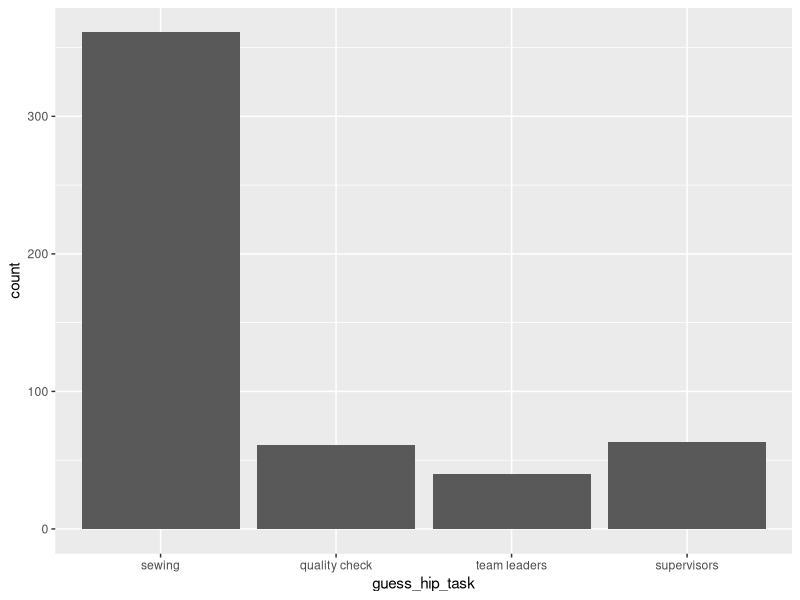

This figure's R source: (Note: this script raises an error after producing the figure.)

# Setup -------------------------------------------------------------------

library(tidyverse)
library(readxl)

# setwd('')   # unnecessary to set working directory if you opened `HIP.Rproj`

# hip <- read_excel('data/weekdayend_all.xlsx')   # 295 obs. of 381 variables

hip <- read_excel('data/weekdayend_all2.xlsx')   # 525 obs. of 382 variables


# IA (morning) ------------------------------------------------------------

IA <- c('guess_hip_task',
        'guess_hip_task_other',
        'hip_knowppl',
        'hip_knowppl_like',
        'guess_hip_turnover',
        'guess_hip_turnover_sure')

## Initial cleaning -------------------------------------------------------

hip_IA <- hip %>%
  select(all_of(IA)) %>%
  mutate(across(IA[c(1, 4, 6)], as.factor)) %>%
  mutate(guess_hip_task = recode(guess_hip_task,
                                 `0` = 'sewing',
                                 `1` = 'quality check',
                                 `2` = 'team leaders',
                                 `3` = 'supervisors'#, `100` = 'others'
                                 )) %>%
  mutate(hip_knowppl_like = recode(hip_knowppl_like,
                                   `0` = 'almost all of them',
                                   `1` = 'some of them',
                                   `2` = 'very few of them',
                                   `3` = 'almost none of them')) %>%
  mutate(guess_hip_turnover_sure = recode(guess_hip_turnover_sure,
                                          `0` = 'very sure',
                                          `1` = 'slightly sure',
                                          `2` = 'slightly not sure',
                                          `3` = 'not sure at all')) %>%
  mutate(guess_hip_task_other = as.character(guess_hip_task_other)) %>%
  mutate(across(IA[c(3, 5)], as.integer))

## Figures ----------------------------------------------------------------

ggplot(data = hip_IA) +
  geom_bar(aes(x = guess_hip_task)) +
  ggsave('figures/jobs_in_hip/IA1.png')

ggplot(data = hip_IA) +
  geom_histogram(aes(x = hip_knowppl), binwidth = 5) +
  ggsave('figures/jobs_in_hip/IA2.png')

ggplot(data = hip_IA) +
  geom_bar(aes(x = hip_knowppl_like)) +
  ggsave('figures/jobs_in_hip/IA3.png')

ggplot(data = hip_IA) +
  geom_histogram(aes(x = guess_hip_turnover), binwidth = 5) +
  ggsave('figures/jobs_in_hip/IA5.png')

ggplot(data = hip_IA) +
  geom_bar(aes(x = guess_hip_turnover_sure)) +
  ggsave('figures/jobs_in_hip/IA5s.png')


# IB (morning) ------------------------------------------------------------

IB <- c('guess_hip_hour',
        'guess_hip_hour_sure',
        'guess_hip_day',
        'guess_hip_day_sure',
        'guess_hip_extra',
        'guess_hip_extra_sure',
        'guess_hip_night',
        'guess_hip_night_sure',
        'guess_hip_transp',
        'guess_hip_transp_sure',
        'guess_hip_lunch',
        'guess_hip_lunch_sure',
        'guess_hip_attend',
        'guess_hip_attend_sure')

## Initial cleaning -------------------------------------------------------

hip_IB <- hip %>%
  select(all_of(IB)) %>%
  mutate(across(IB[seq(1, 13, 2)], as.integer)) %>%
  mutate(across(IB[seq(2, 14, 2)], as.factor)) %>%
  mutate(across(IB[seq(2, 14, 2)], ~recode(.,
                                           `0` = 'very sure',
                                           `1` = 'slightly sure',
                                           `2` = 'slightly not sure',
                                           `3` = 'not sure at all')))


### Trim errors -------------------------------------------------------------

hip_IB <- hip_IB %>%
  mutate(guess_hip_day = replace(guess_hip_day,
                                 which(guess_hip_day > 7L),
                                 NA)) %>%
  mutate(guess_hip_lunch = replace(guess_hip_lunch,
                                   which(guess_hip_lunch > 22L),
                                   NA))

## Figures ----------------------------------------------------------------

ggplot(data = hip_IB) +
  geom_histogram(aes(x = guess_hip_hour), binwidth = 1) +
  ggsave('figures/jobs_in_HIP/IB1.png')

ggplot(data = hip_IB) +
  geom_bar(aes(x = guess_hip_hour_sure)) +
  ggsave('figures/jobs_in_HIP/IB1s.png')

ggplot(data = hip_IB) +
  geom_histogram(aes(x = guess_hip_day), binwidth = 1) +
  ggsave('figures/jobs_in_HIP/IB2.png')

ggplot(data = hip_IB) +
  geom_bar(aes(x = guess_hip_day_sure)) +
  ggsave('figures/jobs_in_HIP/IB2s.png')

ggplot(data = hip_IB) +
  geom_histogram(aes(x = guess_hip_extra), binwidth = 1) +
  ggsave('figures/jobs_in_HIP/IB3.png')

ggplot(data = hip_IB) +
  geom_bar(aes(x = guess_hip_extra_sure)) +
  ggsave('figures/jobs_in_HIP/IB3s.png')

ggplot(data = hip_IB) +
  geom_histogram(aes(x = guess_hip_night), binwidth = 1) +
  ggsave('figures/jobs_in_HIP/IB4.png')

ggplot(data = hip_IB) +
  geom_bar(aes(x = guess_hip_night_sure)) +
  ggsave('figures/jobs_in_HIP/IB4s.png')

ggplot(data = hip_IB) +
  geom_histogram(aes(x = guess_hip_transp), binwidth = 1) +
  ggsave('figures/jobs_in_HIP/IB5.png')

ggplot(data = hip_IB) +
  geom_bar(aes(x = guess_hip_transp_sure)) +
  ggsave('figures/jobs_in_HIP/IB5s.png')

ggplot(data = hip_IB) +
  geom_histogram(aes(x = guess_hip_lunch), binwidth = 1) +
  ggsave('figures/jobs_in_HIP/IB6.png')

ggplot(data = hip_IB) +
  geom_bar(aes(x = guess_hip_lunch_sure)) +
  ggsave('figures/jobs_in_HIP/IB6s.png')

ggplot(data = hip_IB) +
  geom_histogram(aes(x = guess_hip_attend), binwidth = 1) +
  ggsave('figures/jobs_in_HIP/IB7.png')

ggplot(data = hip_IB) +
  geom_bar(aes(x = guess_hip_attend_sure)) +
  ggsave('figures/jobs_in_HIP/IB7s.png')


# IC (morning) ------------------------------------------------------------

IC <- c('guess_entry_salary',
        'guess_entry_salary_sure',
        'guess_entry_salary_6m',
        'guess_entry_salary_6m_sure',
        'guess_entry_pct',
        'guess_entry_pct_sure',
        'guess_entry_pct_you',
        'guess_you_salary_1m')

## Initial cleaning -------------------------------------------------------

hip_IC <- hip %>%
  select(all_of(IC)) %>%
  mutate(across(IC[c(1, 3, 5, 8)], as.integer)) %>%
  mutate(across(IC[c(2, 4, 6, 7)], as.factor)) %>%
  mutate(across(IC[c(2, 4, 6)], ~recode(.,
                                        `0` = 'very sure',
                                        `1` = 'slightly sure',
                                        `2` = 'slightly not sure',
                                        `3` = 'not sure at all'))) %>%
  mutate(guess_entry_pct_you = recode(guess_entry_pct_you,
                                      `0` = 'likely',
                                      `1` = 'somewhat likely',
                                      `2` = 'somewhat unlikely',
                                      `3` = 'very unlikely'))

### Trim errors -----------------------------------------------------------

hip_IC <- hip_IC %>%
  mutate(guess_entry_pct = replace(guess_entry_pct,
                                   which(guess_entry_pct > 100L),
                                   NA))

## Figures ----------------------------------------------------------------

ggplot(data = hip_IC) +
  geom_histogram(aes(x = guess_entry_salary), binwidth = 500) +
  ggsave('figures/jobs_in_HIP/IC1.png')

ggplot(data = hip_IC) +
  geom_bar(aes(x = guess_entry_salary_sure)) +
  ggsave('figures/jobs_in_HIP/IC1s.png')

ggplot(data = hip_IC) +
  geom_histogram(aes(x = guess_entry_salary_6m), binwidth = 500) +
  ggsave('figures/jobs_in_HIP/IC2.png')

ggplot(data = hip_IC) +
  geom_bar(aes(x = guess_entry_salary_6m_sure)) +
  ggsave('figures/jobs_in_HIP/IC2s.png')

ggplot(data = hip_IC) +
  geom_histogram(aes(x = guess_entry_pct), binwidth = 10) +
  ggsave('figures/jobs_in_HIP/IC3.png')

ggplot(data = hip_IC) +
  geom_bar(aes(x = guess_entry_pct_sure)) +
  ggsave('figures/jobs_in_HIP/IC3s.png')

ggplot(data = hip_IC) +
  geom_bar(aes(x = guess_entry_pct_you)) +
  ggsave('figures/jobs_in_HIP/IC4.png')

ggplot(data = hip_IC) +
  geom_histogram(aes(x = guess_you_salary_1m), binwidth = 500) +
  ggsave('figures/jobs_in_HIP/IC5.png')


# ID (morning) ------------------------------------------------------------

ID <- c('guess_promote_medium',
        'guess_promote_medium_sure',
        'guess_promote_sp',
        'guess_promote_sp_sure',
        'guess_salary_medium',
        'guess_salary_medium_sure',
        'guess_salary_sp',
        'guess_salary_sp_sure',
        'guess_you_promote_medium',
        'guess_you_promote_sp',
        'guess_you_salary_6m')

## Initial cleaning -------------------------------------------------------

hip_ID <- hip %>%
  select(all_of(ID)) %>%
  mutate(across(ID[c(1, 3, 5, 7, 11)], as.integer)) %>%
  mutate(across(ID[c(2, 4, 6, 8, 9, 10)], as.factor)) %>%
  mutate(across(ID[c(2, 4, 6, 8)], ~recode(.,
                                           `0` = 'very sure',
                                           `1` = 'slightly sure',
                                           `2` = 'slightly not sure',
                                           `3` = 'not sure at all'))) %>%
  mutate(across(ID[9:10], ~recode(.,
                                  `0` = 'likely',
                                  `1` = 'somewhat likely',
                                  `2` = 'somewhat unlikely',
                                  `3` = 'very unlikely')))

### Trim errors -----------------------------------------------------------

hip_ID <- hip_ID %>%
  mutate(guess_promote_medium = replace(guess_promote_medium,
                                        which(guess_promote_medium > 100L),
                                        NA)) %>%
  mutate(guess_promote_sp = replace(guess_promote_sp,
                                    which(guess_promote_sp > 100L),
                                    NA)) %>%
  mutate(guess_salary_sp = replace(guess_salary_sp,
                                   which(guess_salary_sp > 50000L),
                                   NA))

## Figures ----------------------------------------------------------------

ggplot(data = hip_ID) +
  geom_histogram(aes(x = guess_promote_medium), binwidth = 10) +
  ggsave('figures/jobs_in_HIP/ID1.png')

ggplot(data = hip_ID) +
  geom_bar(aes(x = guess_promote_medium_sure)) +
  ggsave('figures/jobs_in_HIP/ID1s.png')

ggplot(data = hip_ID) +
  geom_histogram(aes(x = guess_promote_sp), binwidth = 10) +
  ggsave('figures/jobs_in_HIP/ID2.png')

ggplot(data = hip_ID) +
  geom_bar(aes(x = guess_promote_sp_sure)) +
  ggsave('figures/jobs_in_HIP/ID2s.png')

ggplot(data = hip_ID) +
  geom_histogram(aes(x = guess_salary_medium), binwidth = 500) +
  ggsave('figures/jobs_in_HIP/ID3.png')

ggplot(data = hip_ID) +
  geom_bar(aes(x = guess_salary_medium_sure)) +
  ggsave('figures/jobs_in_HIP/ID3s.png')

ggplot(data = hip_ID) +
  geom_histogram(aes(x = guess_salary_sp), binwidth = 500) +
  ggsave('figures/jobs_in_HIP/ID4.png')

ggplot(data = hip_ID) +
  geom_bar(aes(x = guess_salary_sp_sure)) +
  ggsave('figures/jobs_in_HIP/ID4s.png')

ggplot(data = hip_ID) +
  geom_bar(aes(x = guess_you_promote_medium)) +
  ggsave('figures/jobs_in_HIP/ID5.png')

ggplot(data = hip_ID) +
  geom_bar(aes(x = guess_you_promote_sp)) +
  ggsave('figures/jobs_in_HIP/ID6.png')

ggplot(data = hip_ID) +
  geom_histogram(aes(x = guess_you_salary_6m), binwidth = 500) +
  ggsave('figures/jobs_in_HIP/ID7.png')


# IT (morning) ------------------------------------------------------------

IT <- c('info_entry_choice1',
        'info_entry_choice2',
        'info_entry_choice3',
        'info_entry_choice4',
        'info_entry_choice5',
        'info_promote_choice1',
        'info_promote_choice2',
        'info_promote_choice3',
        'info_promote_choice4',
        'info_promote_choice5')

## Initial cleaning -------------------------------------------------------

hip_IT <- hip %>%
  select(all_of(IT)) %>%
  mutate(across(all_of(IT), as.logical))

## Figures ----------------------------------------------------------------

IT_codes <- c('IT1a', 'IT1b', 'IT1c', 'IT1d', 'IT1e', 'IT2a', 'IT2b', 'IT2c', 'IT2d', 'IT2e')

for (i in 1:10) {
  temp <- ggplot(data = hip_IT) +
    geom_bar(aes_string(x = IT[i]))

  ggsave(plot = temp, file = paste0('figures/jobs_in_hip/', IT_codes[i], '.png'))
}
